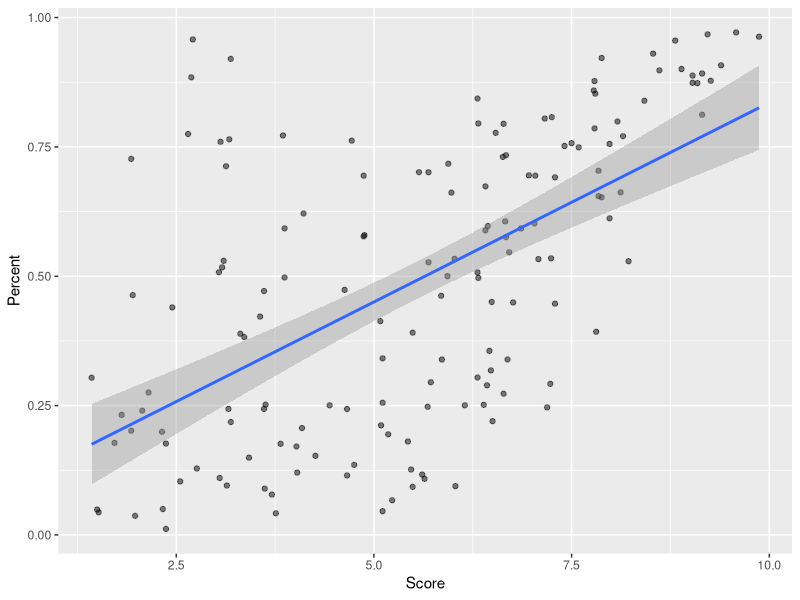
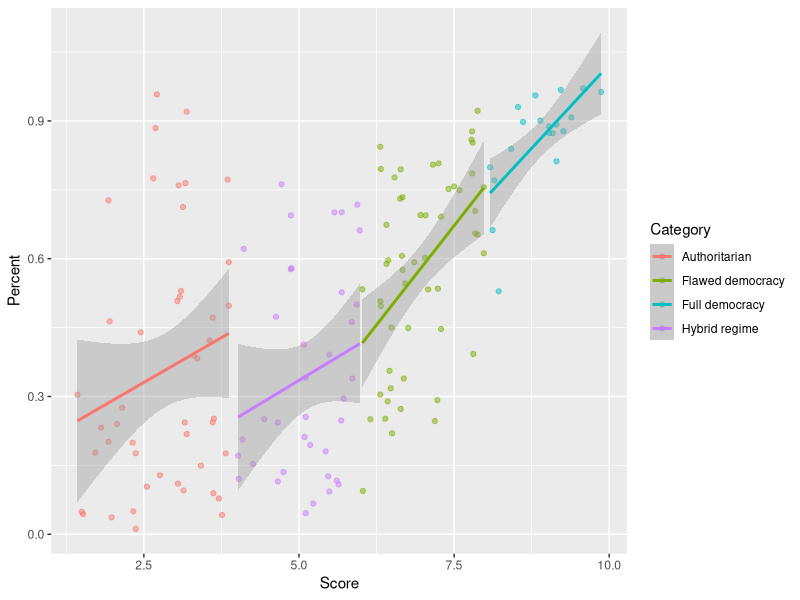
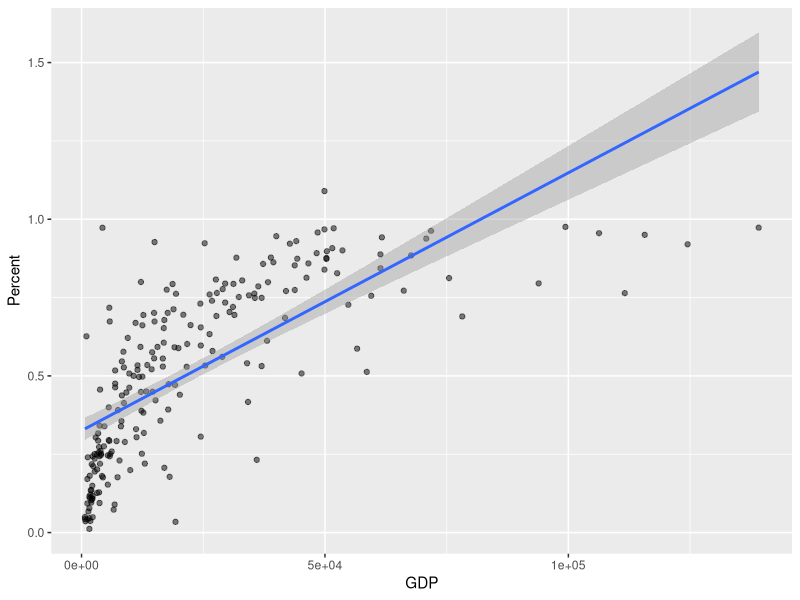
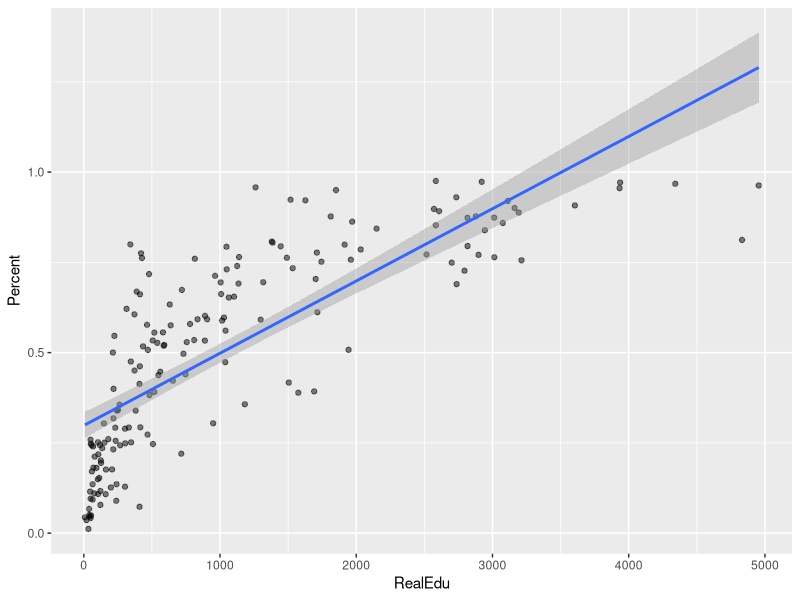
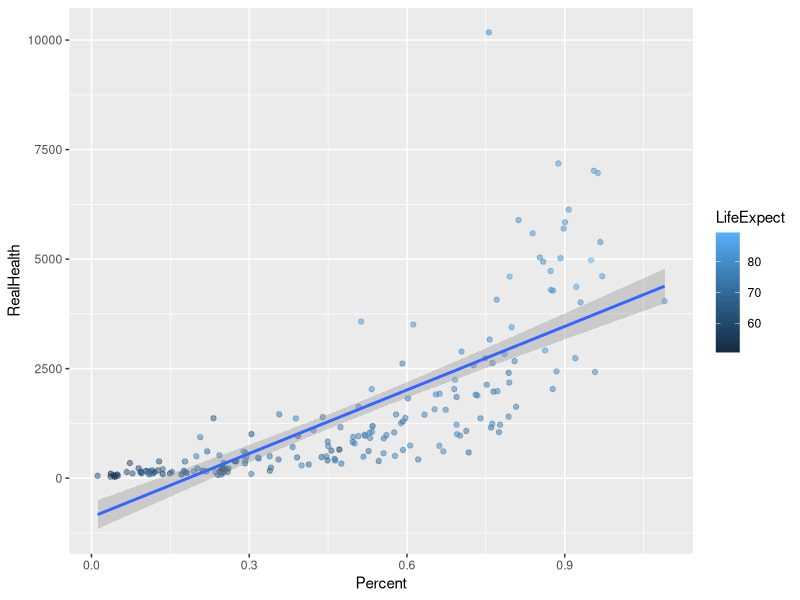

The R source for these figures, in order: (Note: this script raises an error after producing the figures.)
#install.packages("tidyverse")
library(tidyverse)
# library(rmarkdown)
#install.packages("devtools")
# devtools::install_github("cardiomoon/ggiraphExtra")
# library(ggiraph)
# library(ggiraphExtra)

# Data Wrangling

# Data 
# - CIA World Fact Book 2017
# - Democracy Index 2017
# - Wikipedia: Regional Classifications

# Internet
internetusers <- read_csv("Data/internetusers_cia2017.csv")
internetusers <- internetusers[c(2,3)]
colnames(internetusers) <- c("Country","Users")

# Population
population <- read_csv("Data/population_cia2017.csv")
population <- population[c(2,3)]
colnames(population) <- c("Country","Population")

# Internet usage
usage <- inner_join(internetusers, population) 
usage <- mutate(usage, Percent = usage$Users / usage$Population)

# Region (unmodified)
region <- read_csv("Data/world_regions.csv")

# Democracy
democracy <- read_csv("Data/democracyindex2017.csv")
democracy <- democracy [-c(21, 78, 118, 171),]
democracy <- democracy [c(2,3,9)]
democracy$Category <- as.factor(democracy$Category)
democracy$Score <- as.numeric(democracy$Score)

# Education
education <- read_csv("Data/education_cia2017.csv")
education <- education[c(2, 3)]
colnames(education) <- c("Country", "EduExpend")

# Economy
gdpppp <- read_csv("Data/gdpppp_cia2017.csv")
gdpppp <- gdpppp[c(2, 3)]
colnames(gdpppp) <- c("Country","GDP")
gdpppp$GDP <- as.numeric(gsub('[$,]', '', gdpppp$GDP))

# Health
lifeexpect <- read_csv("Data/lifeexpect_cia2017.csv")
lifeexpect <- lifeexpect[c(2,3)]
colnames(lifeexpect) <- c("Country", "LifeExpect") 
lifeexpect <- mutate(lifeexpect, AgeGroup = cut(lifeexpect$LifeExpect, c(50, 60, 70, 80, 90)))

healthexpend <- read_csv("Data/healthexpend_cia2017.csv")
healthexpend <- healthexpend[c(2,3)]
colnames(healthexpend) <- c("Country", "HealthExpend")

# internet & democracy
internet_demo <- inner_join(usage, democracy)
  # plot
internet_demo %>% ggplot(aes(x=Score, y=Percent)) + geom_point(alpha=0.5) +
  geom_smooth(method="lm", se=TRUE)
  # linear regression 
lm_demo <- lm(Percent ~ Score, internet_demo)
summary(lm_demo)
  # catagorized
internet_demo %>% ggplot(aes(x=Score, y=Percent, color=Category)) + geom_point(alpha=0.5) +
  geom_smooth(method="lm", se=TRUE)

# internet & economy
internet_econ <- inner_join(usage, gdpppp)
  # plot
internet_econ %>% ggplot(aes(x=GDP, y=Percent)) + geom_point(alpha=0.5) +
  geom_smooth(method="lm", se=TRUE)
  # linear regression
lm_econ <- lm(Percent ~ GDP, internet_econ)
summary(lm_econ)

# internet & education
internet_edu <- inner_join(usage, education) %>%
  inner_join(., gdpppp) %>%
  mutate(RealEdu = GDP * EduExpend * 0.01)
  #plot
internet_edu %>% ggplot(aes(x=RealEdu, y=Percent)) + geom_point(alpha=0.5) +
  geom_smooth(method="lm", se=TRUE)
  #linear regression
lm_edu <- lm(Percent ~ RealEdu, internet_edu)
summary(lm_edu)

# internet & health
internet_health <- inner_join(usage, healthexpend) %>%
  inner_join(., lifeexpect) %>%
  inner_join(., gdpppp) %>%
  mutate(RealHealth = HealthExpend * GDP * 0.01)
internet_health <- internet_health[c(1, 4, 6, 7, 9)]
  #linear regression
lm_health <- lm(Percent ~ RealHealth + LifeExpect, internet_health)
summary(lm_health)
  #plot
internet_health %>% ggplot(aes(x=Percent, y=RealHealth, color = LifeExpect)) + geom_point(alpha=0.5) +
  geom_smooth(method="lm", se=TRUE)
  #plot with ggPredict
ggPredict(lm_health, se=TRUE)

  #categorized
internet_health %>% ggplot(aes(x=Percent, y=RealHealth, color = AgeGroup)) + geom_point(alpha=0.5) +
  geom_smooth(method="lm", se=TRUE)